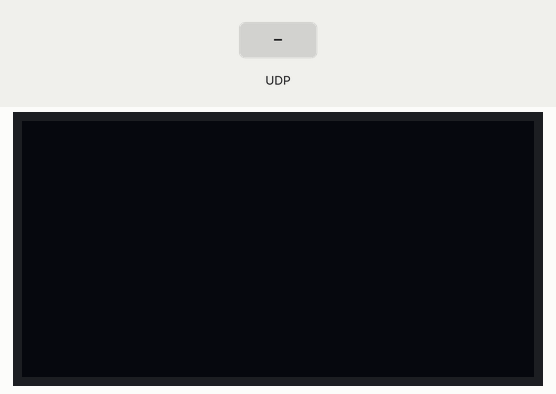
This program was run on a simulated ESP8266 board running MicroPython. Shown: 128×64 one-colour display. Inputs (shaded band) come from the test bench. Library files of the repository ran but are not shown: ssd1306.py; what the program prints to the serial console is not drawn. At 5.8 s the program stops and its outputs stay as they are.

Above: at 1.2 s.
1.3 s: UDP packet "1" arrives
At 2.0 s:
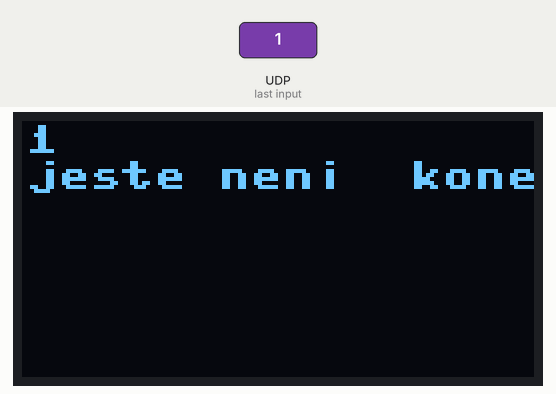
2.8 s: UDP packet "on" arrives
At 3.2 s:
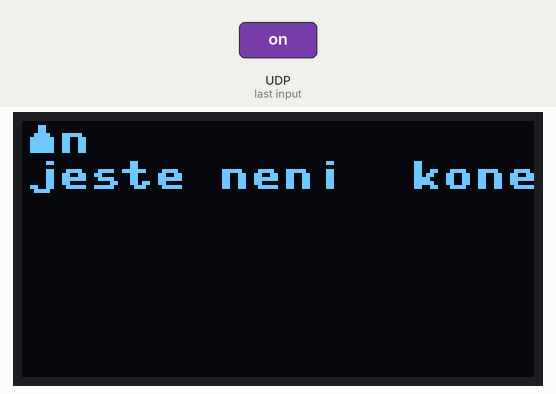
4.3 s: UDP packet "off" arrives
At 5.5 s:
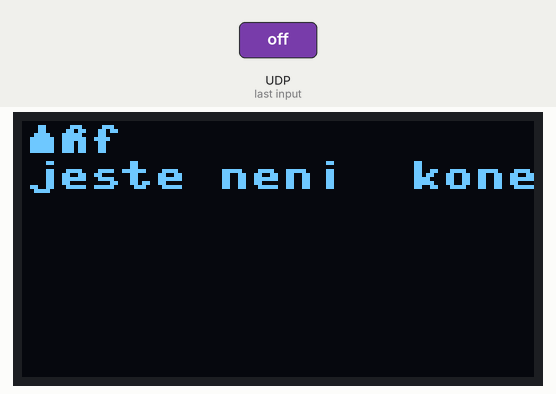
5.8 s: UDP packet "konec" arrives
At 6.6 s:
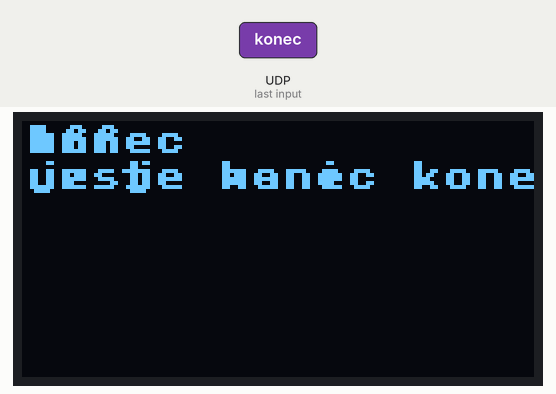
Timing chart, 0 to 7.3 s (numbered marks = the images above; inputs shaded):
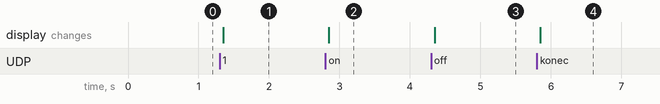

The program:

testSocketUDPserverOLED.py
```python
'''
    Simple udp socket server
'''

import socket
import sys
from machine import I2C, Pin
from ssd1306 import *

i2c = I2C(scl=Pin(5), sda=Pin(4))
oled = SSD1306_I2C(128,64,i2c)


print("ZACATEK")
HOST = ''  # Symbolic name meaning all available interfaces
PORT = 8888  # Arbitrary non-privileged port

# Datagram (udp) socket
try:
    s = socket.socket(socket.AF_INET, socket.SOCK_DGRAM)
    print('Socket created')
except socket.error as msg:
    print('Failed to create socket. Error Code : ' + str(msg[0]) + ' Message ' + msg[1])
    sys.exit()

# Bind socket to local host and port
try:
    s.bind((HOST, PORT))
except socket.error as msg:
    print('Bind failed. Error Code : ' + str(msg[0]) + ' Message ' + msg[1])
    sys.exit()

print('Socket bind complete')

# now keep talking with the client
while 1:
    # receive data from client (data, addr)
    d = s.recvfrom(1024)
    data = d[0]
    addr = d[1]

    if not data:
        break

    reply = 'OK...'.encode('utf-8') + data
    print(reply.decode('ascii'))
#    s.sendto(reply, addr)
    s.sendto(data, addr)
    print('Message[' + addr[0] + ':' + str(addr[1]) + '] - ' + data.decode('ascii').strip())
    oled.text(data.decode('ascii'), 1, 1, 1)
    oled.show()

    if data.decode('ascii') == "konec":
        print("uz je konec")
        oled.text("uz je konec", 1, 10, 1)
        oled.show()
        break
    else:
        print("jeste neni  konec")
        oled.text("jeste neni  konec", 1, 10, 1)
        oled.show()

s.close()
```

Measured:
- after the input at 1.3 s, the display: changes after 0.05 s (image 1)
- after the input at 2.8 s, the display: changes after 0.05 s (image 2)
- after the input at 4.3 s, the display: changes after 0.05 s (image 3)
- after the input at 5.8 s, the display: changes after 0.05 s (image 4)
